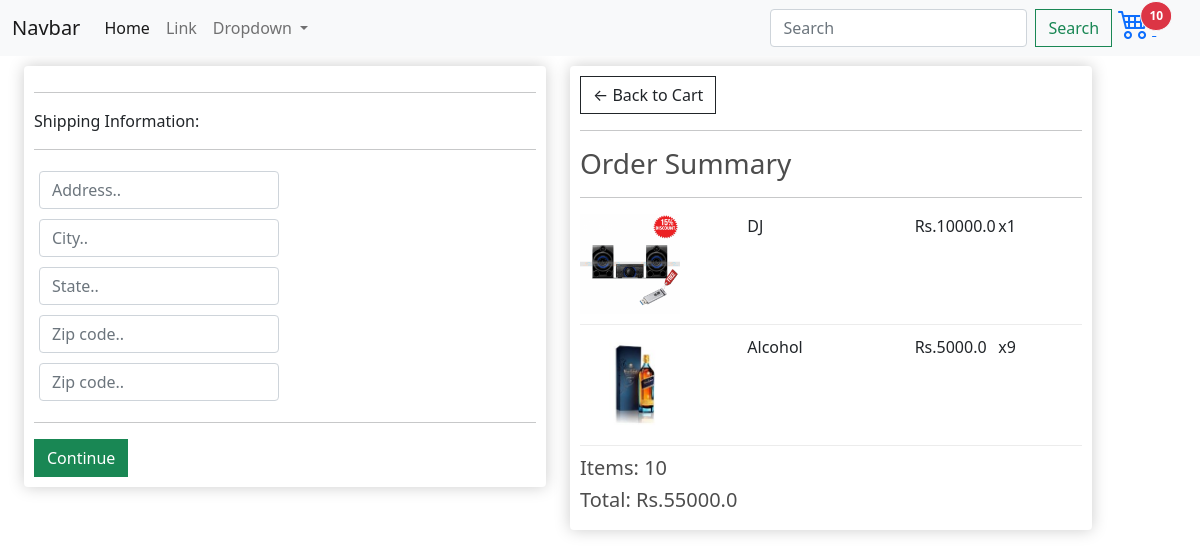
/checkout/ (signed in), run on an earlier commit of the app's database.
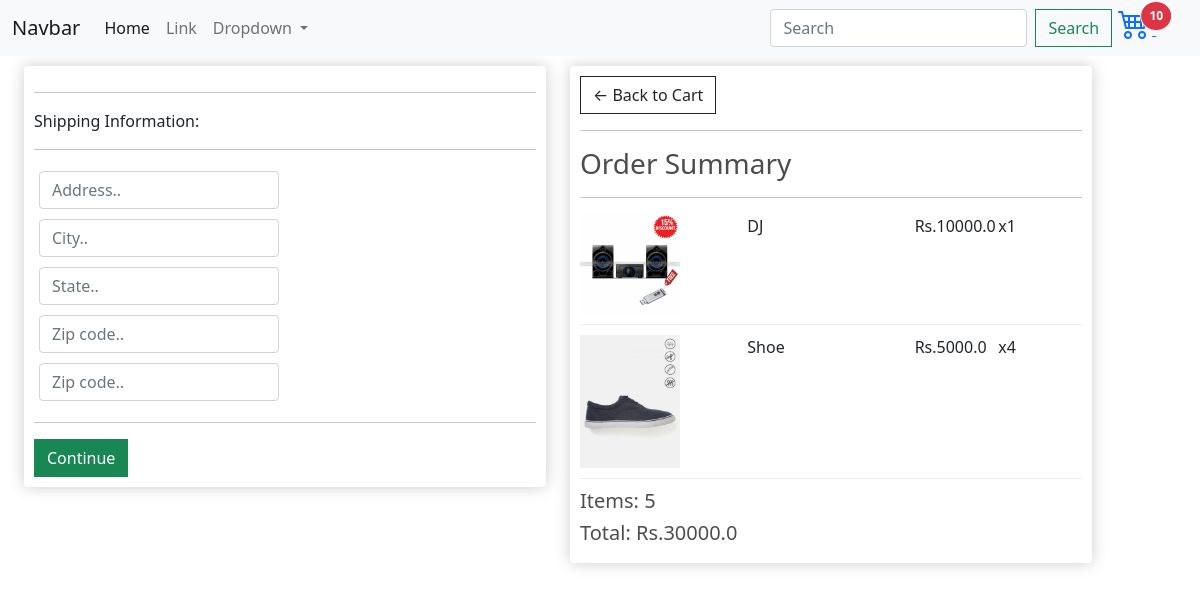
And on a later commit of the database.
### store/models.py (models this page shows, shortened)
class OrderItem(models.Model):
    product = models.ForeignKey(Product, on_delete=models.SET_NULL, null=True)
    order = models.ForeignKey(Order, on_delete=models.SET_NULL, null=True)
    quantity = models.IntegerField(default=0, null=True, blank=True)
    date_added = models.DateTimeField(auto_now_add=True)
    @property
    def get_total(self):
        total = self.product.price * self.quantity
        return total

class Product(models.Model):
    product_status = (
        ('N',"New"),
        ('T',"Trending"),
        ('X','Excel'),
            )
    category_type = (
        ("Men","Men"),
        ("Women","Women"),
        ("Electronic","Electronic"),
        ("Book","Book"),)
    name = models.CharField(max_length=200)
    price = models.FloatField()
    category = models.CharField(max_length=10,choices=category_type,null=True, blank=True)
    status = models.CharField(max_length=1,choices= product_status,null=True, blank=True)
    description = models.TextField(null=True,blank = True)
    featured = models.ImageField(null=True, blank=True)
    @property
    def imageURL(self):
        try:
            url = self.featured.url
        except:
            url = ''
        return url

class Order(models.Model):
    customer = models.ForeignKey(Customer, on_delete=models.SET_NULL, null=True, blank=True)
    date_ordered = models.DateTimeField(auto_now_add=True)
    complete = models.BooleanField(default=False)
    transaction_id = models.CharField(max_length=100, null=True)
    @property
    def get_cart_total(self):
        orderitems = self.orderitem_set.all()
        total = sum([item.get_total for item in orderitems])
        return total
    @property
    def get_cart_items(self):
        orderitems = self.orderitem_set.all()
        total = sum([item.quantity for item in orderitems])
        return total

### store/views.py (the view)
# urls.py: path('checkout/',views.checkout , name = 'checkout'),
def checkout(request):
    data = cartData(request)
    cartItems = data['cartItems']
    order = data['order']
    items = data['items']
    context = {'items':items, 'order':order, 'cartItems':cartItems}
    return render(request, 'store/checkout.html', context)

### store/utils.py (called while the page is built)
def cartData(request):
    if request.user.is_authenticated:
        customer = request.user.customer
        order, created = Order.objects.get_or_create(customer=customer, complete=False)
        items = order.orderitem_set.all()
        cartItems = order.get_cart_items
    else:
        cookieData = cookieCart(request)
        cartItems = cookieData['cartItems']
        order = cookieData['order']
        items = cookieData['items']
    return {'cartItems':cartItems ,'order':order, 'items':items}

### store/templates/store/checkout.html (shortened to what this page needs)
{% extends 'store/main.html' %}
{% load static %}
{% block content %}
     <div class="container row">
        <div class="col-lg-6">
            <div class="box-element" id="form-wrapper">
                <form id="form">
                    <div id="shipping-info">
                        <hr>
                        <p>Shipping Information:</p>
                        <hr>
                        <div class="form-field">
                            <input class="form-control" type="text" name="address" placeholder="Address..">
                        </div>
                        <div class="form-field">
                            <input class="form-control" type="text" name="city" placeholder="City..">
                        </div>
                        <div class="form-field">
                            <input class="form-control" type="text" name="state" placeholder="State..">
                        </div>
                        <div class="form-field">
                            <input class="form-control" type="text" name="zipcode" placeholder="Zip code..">
                        </div>
                        <div class="form-field">
                            <input class="form-control" type="text" name="country" placeholder="Zip code..">
                        </div>
                    </div>
                    <hr>
                    <input id="form-button" class="btn btn-success btn-block" type="submit" value="Continue">
                </form>
            </div>
        <br>
        </div>
        <div class="col-lg-6">
            <div class="box-element">
                <a  class="btn btn-outline-dark" href="{% url 'cart' %}">&#x2190; Back to Cart</a>
                <hr>
                <h3>Order Summary</h3>
                <hr>
                {% for item in items %}
                <div class="cart-row">
                    <div style="flex:2"><img class="row-image" src={{ item.product.imageURL }}></div>
                    <div style="flex:2"><p> {{ item.product.name }}</p></div>
                    <div style="flex:1"><p>Rs.{{ item.product.price }}</p></div>
                    <div style="flex:1"><p> x{{ item.quantity }}</p></div>
                </div>
                {% endfor %}
                <h5>Items:   {{ order.get_cart_items }}</h5>
                <h5>Total:   Rs.{{ order.get_cart_total }}</h5>
            </div>
        </div>
    </div>
{% endblock content %}

What changed in the data, as far as the page shows it:
changed OrderItem: product.imageURL: a different picture; product.name "Alcohol" → "Shoe"; quantity "9" → "4"
changed through a linked row, Order: get_cart_items "10" → "5"; get_cart_total "55000.0" → "30000.0"
